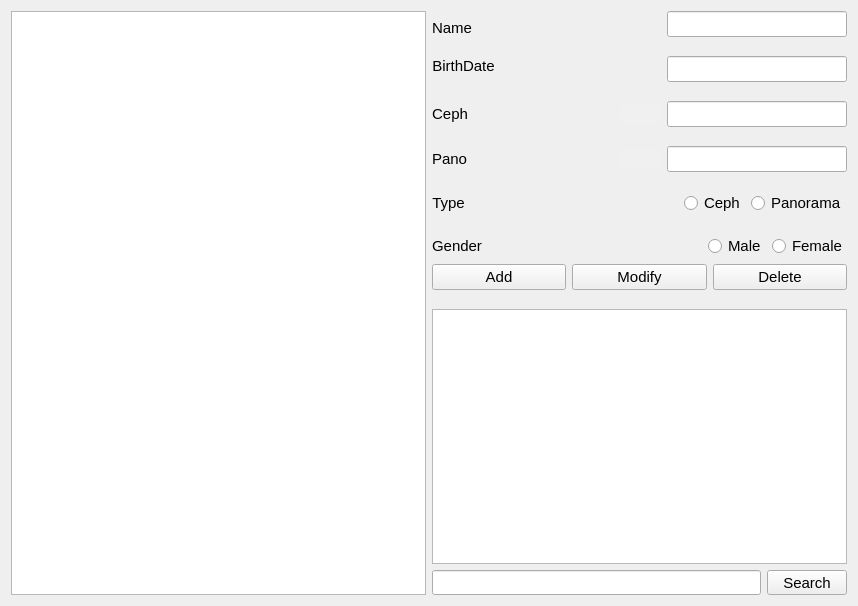
<?xml version="1.0" encoding="UTF-8"?>
<ui version="4.0">
 <class>XrayDB</class>
 <widget class="QWidget" name="XrayDB">
  <property name="geometry">
   <rect>
    <x>0</x>
    <y>0</y>
    <width>858</width>
    <height>606</height>
   </rect>
  </property>
  <property name="font">
   <font>
    <pointsize>11</pointsize>
   </font>
  </property>
  <property name="windowTitle">
   <string>XrayDB</string>
  </property>
  <property name="styleSheet">
   <string notr="true"/>
  </property>
  <layout class="QHBoxLayout" name="horizontalLayout_11">
   <item>
    <layout class="QHBoxLayout" name="horizontalLayout_10">
     <item>
      <widget class="QListWidget" name="personList">
       <property name="minimumSize">
        <size>
         <width>400</width>
         <height>0</height>
        </size>
       </property>
       <property name="alternatingRowColors">
        <bool>true</bool>
       </property>
      </widget>
     </item>
     <item>
      <layout class="QVBoxLayout" name="verticalLayout_9">
       <item>
        <layout class="QVBoxLayout" name="verticalLayout_6">
         <item>
          <layout class="QVBoxLayout" name="verticalLayout_5">
           <item>
            <layout class="QVBoxLayout" name="verticalLayout">
             <item>
              <layout class="QVBoxLayout" name="verticalLayout_8">
               <item>
                <layout class="QVBoxLayout" name="verticalLayout_7">
                 <item>
                  <layout class="QHBoxLayout" name="horizontalLayout_4">
                   <item>
                    <layout class="QVBoxLayout" name="verticalLayout_4">
                     <item>
                      <widget class="QLabel" name="Label">
                       <property name="font">
                        <font>
                         <pointsize>11</pointsize>
                        </font>
                       </property>
                       <property name="text">
                        <string>Name</string>
                       </property>
                       <property name="alignment">
                        <set>Qt::AlignLeading|Qt::AlignLeft|Qt::AlignVCenter</set>
                       </property>
                      </widget>
                     </item>
                     <item>
                      <widget class="QLabel" name="label_2">
                       <property name="font">
                        <font>
                         <pointsize>11</pointsize>
                        </font>
                       </property>
                       <property name="text">
                        <string>BirthDate</string>
                       </property>
                       <property name="alignment">
                        <set>Qt::AlignCenter</set>
                       </property>
                      </widget>
                     </item>
                    </layout>
                   </item>
                   <item>
                    <spacer name="horizontalSpacer_2">
                     <property name="orientation">
                      <enum>Qt::Horizontal</enum>
                     </property>
                     <property name="sizeHint" stdset="0">
                      <size>
                       <width>48</width>
                       <height>20</height>
                      </size>
                     </property>
                    </spacer>
                   </item>
                   <item>
                    <layout class="QVBoxLayout" name="verticalLayout_3">
                     <item>
                      <widget class="QLineEdit" name="nameLineEdit">
                       <property name="minimumSize">
                        <size>
                         <width>180</width>
                         <height>26</height>
                        </size>
                       </property>
                      </widget>
                     </item>
                     <item>
                      <spacer name="verticalSpacer_4">
                       <property name="orientation">
                        <enum>Qt::Vertical</enum>
                       </property>
                       <property name="sizeType">
                        <enum>QSizePolicy::Fixed</enum>
                       </property>
                       <property name="sizeHint" stdset="0">
                        <size>
                         <width>20</width>
                         <height>13</height>
                        </size>
                       </property>
                      </spacer>
                     </item>
                     <item>
                      <widget class="QLineEdit" name="birthDateLineEdit">
                       <property name="minimumSize">
                        <size>
                         <width>180</width>
                         <height>26</height>
                        </size>
                       </property>
                      </widget>
                     </item>
                    </layout>
                   </item>
                  </layout>
                 </item>
                 <item>
                  <spacer name="verticalSpacer_6">
                   <property name="orientation">
                    <enum>Qt::Vertical</enum>
                   </property>
                   <property name="sizeType">
                    <enum>QSizePolicy::Fixed</enum>
                   </property>
                   <property name="sizeHint" stdset="0">
                    <size>
                     <width>20</width>
                     <height>13</height>
                    </size>
                   </property>
                  </spacer>
                 </item>
                 <item>
                  <layout class="QHBoxLayout" name="horizontalLayout_6">
                   <item>
                    <widget class="QLabel" name="label_3">
                     <property name="font">
                      <font>
                       <pointsize>11</pointsize>
                      </font>
                     </property>
                     <property name="text">
                      <string>Ceph</string>
                     </property>
                     <property name="alignment">
                      <set>Qt::AlignCenter</set>
                     </property>
                    </widget>
                   </item>
                   <item>
                    <spacer name="horizontalSpacer_5">
                     <property name="orientation">
                      <enum>Qt::Horizontal</enum>
                     </property>
                     <property name="sizeHint" stdset="0">
                      <size>
                       <width>48</width>
                       <height>20</height>
                      </size>
                     </property>
                    </spacer>
                   </item>
                   <item>
                    <layout class="QHBoxLayout" name="horizontalLayout_5">
                     <item>
                      <widget class="QPushButton" name="filePushButton">
                       <property name="maximumSize">
                        <size>
                         <width>40</width>
                         <height>16777215</height>
                        </size>
                       </property>
                       <property name="styleSheet">
                        <string notr="true">QPushButton{
background-color:rgb(240,240,240);
border:none;
}
QPushButton:hover
{
border: 1px solid red;
background-color: rgb(103, 104, 114);
}
QPushButton:pressed
{
background-color: rgb(35,190,212);
color: rgb(255, 255, 255);
}</string>
                       </property>
                       <property name="text">
                        <string/>
                       </property>
                      </widget>
                     </item>
                     <item>
                      <widget class="QLineEdit" name="directoryLineEdit">
                       <property name="minimumSize">
                        <size>
                         <width>180</width>
                         <height>26</height>
                        </size>
                       </property>
                       <property name="readOnly">
                        <bool>true</bool>
                       </property>
                      </widget>
                     </item>
                    </layout>
                   </item>
                  </layout>
                 </item>
                </layout>
               </item>
               <item>
                <spacer name="verticalSpacer_5">
                 <property name="orientation">
                  <enum>Qt::Vertical</enum>
                 </property>
                 <property name="sizeType">
                  <enum>QSizePolicy::Fixed</enum>
                 </property>
                 <property name="sizeHint" stdset="0">
                  <size>
                   <width>20</width>
                   <height>13</height>
                  </size>
                 </property>
                </spacer>
               </item>
               <item>
                <layout class="QHBoxLayout" name="horizontalLayout_7">
                 <item>
                  <widget class="QLabel" name="label_6">
                   <property name="font">
                    <font>
                     <pointsize>11</pointsize>
                    </font>
                   </property>
                   <property name="text">
                    <string>Pano</string>
                   </property>
                   <property name="alignment">
                    <set>Qt::AlignCenter</set>
                   </property>
                  </widget>
                 </item>
                 <item>
                  <spacer name="horizontalSpacer_6">
                   <property name="orientation">
                    <enum>Qt::Horizontal</enum>
                   </property>
                   <property name="sizeHint" stdset="0">
                    <size>
                     <width>48</width>
                     <height>20</height>
                    </size>
                   </property>
                  </spacer>
                 </item>
                 <item>
                  <layout class="QHBoxLayout" name="horizontalLayout_8">
                   <item>
                    <widget class="QPushButton" name="filePushButton2">
                     <property name="maximumSize">
                      <size>
                       <width>40</width>
                       <height>16777215</height>
                      </size>
                     </property>
                     <property name="styleSheet">
                      <string notr="true">QPushButton{
background-color:rgb(240,240,240);
border:none;
}
QPushButton:hover
{
border: 1px solid red;
background-color: rgb(103, 104, 114);
}
QPushButton:pressed
{
background-color: rgb(35,190,212);
color: rgb(255, 255, 255);
}</string>
                     </property>
                     <property name="text">
                      <string/>
                     </property>
                    </widget>
                   </item>
                   <item>
                    <widget class="QLineEdit" name="directoryLineEdit_2">
                     <property name="minimumSize">
                      <size>
                       <width>180</width>
                       <height>26</height>
                      </size>
                     </property>
                     <property name="readOnly">
                      <bool>true</bool>
                     </property>
                    </widget>
                   </item>
                  </layout>
                 </item>
                </layout>
               </item>
              </layout>
             </item>
             <item>
              <spacer name="verticalSpacer_7">
               <property name="orientation">
                <enum>Qt::Vertical</enum>
               </property>
               <property name="sizeType">
                <enum>QSizePolicy::Fixed</enum>
               </property>
               <property name="sizeHint" stdset="0">
                <size>
                 <width>20</width>
                 <height>13</height>
                </size>
               </property>
              </spacer>
             </item>
             <item>
              <layout class="QHBoxLayout" name="horizontalLayout_9">
               <item>
                <widget class="QLabel" name="label_4">
                 <property name="font">
                  <font>
                   <pointsize>11</pointsize>
                  </font>
                 </property>
                 <property name="text">
                  <string>Type</string>
                 </property>
                 <property name="alignment">
                  <set>Qt::AlignCenter</set>
                 </property>
                </widget>
               </item>
               <item>
                <spacer name="horizontalSpacer_3">
                 <property name="orientation">
                  <enum>Qt::Horizontal</enum>
                 </property>
                 <property name="sizeHint" stdset="0">
                  <size>
                   <width>48</width>
                   <height>20</height>
                  </size>
                 </property>
                </spacer>
               </item>
               <item>
                <widget class="QRadioButton" name="cephRadioButton">
                 <property name="font">
                  <font>
                   <pointsize>11</pointsize>
                  </font>
                 </property>
                 <property name="text">
                  <string>Ceph</string>
                 </property>
                 <property name="iconSize">
                  <size>
                   <width>15</width>
                   <height>12</height>
                  </size>
                 </property>
                </widget>
               </item>
               <item>
                <widget class="QRadioButton" name="panoramaRadioButton">
                 <property name="font">
                  <font>
                   <pointsize>11</pointsize>
                  </font>
                 </property>
                 <property name="text">
                  <string>Panorama</string>
                 </property>
                 <property name="iconSize">
                  <size>
                   <width>15</width>
                   <height>12</height>
                  </size>
                 </property>
                </widget>
               </item>
              </layout>
             </item>
            </layout>
           </item>
           <item>
            <spacer name="verticalSpacer_10">
             <property name="orientation">
              <enum>Qt::Vertical</enum>
             </property>
             <property name="sizeType">
              <enum>QSizePolicy::Minimum</enum>
             </property>
             <property name="sizeHint" stdset="0">
              <size>
               <width>20</width>
               <height>13</height>
              </size>
             </property>
            </spacer>
           </item>
           <item>
            <layout class="QHBoxLayout" name="horizontalLayout_2">
             <item>
              <widget class="QLabel" name="label_5">
               <property name="font">
                <font>
                 <pointsize>11</pointsize>
                </font>
               </property>
               <property name="text">
                <string>Gender</string>
               </property>
               <property name="alignment">
                <set>Qt::AlignCenter</set>
               </property>
              </widget>
             </item>
             <item>
              <spacer name="horizontalSpacer_4">
               <property name="orientation">
                <enum>Qt::Horizontal</enum>
               </property>
               <property name="sizeHint" stdset="0">
                <size>
                 <width>48</width>
                 <height>20</height>
                </size>
               </property>
              </spacer>
             </item>
             <item>
              <widget class="QRadioButton" name="maleRadioButton">
               <property name="font">
                <font>
                 <pointsize>11</pointsize>
                </font>
               </property>
               <property name="text">
                <string>Male</string>
               </property>
               <property name="iconSize">
                <size>
                 <width>15</width>
                 <height>12</height>
                </size>
               </property>
              </widget>
             </item>
             <item>
              <widget class="QRadioButton" name="femaleRadioButton">
               <property name="font">
                <font>
                 <pointsize>11</pointsize>
                </font>
               </property>
               <property name="text">
                <string>Female</string>
               </property>
               <property name="iconSize">
                <size>
                 <width>15</width>
                 <height>12</height>
                </size>
               </property>
              </widget>
             </item>
            </layout>
           </item>
          </layout>
         </item>
         <item>
          <layout class="QHBoxLayout" name="horizontalLayout">
           <item>
            <widget class="QPushButton" name="addPushButton">
             <property name="text">
              <string>Add</string>
             </property>
            </widget>
           </item>
           <item>
            <widget class="QPushButton" name="modifyPushButton">
             <property name="text">
              <string>Modify</string>
             </property>
            </widget>
           </item>
           <item>
            <widget class="QPushButton" name="deletePushButton">
             <property name="text">
              <string>Delete</string>
             </property>
            </widget>
           </item>
          </layout>
         </item>
        </layout>
       </item>
       <item>
        <spacer name="verticalSpacer_8">
         <property name="orientation">
          <enum>Qt::Vertical</enum>
         </property>
         <property name="sizeType">
          <enum>QSizePolicy::Fixed</enum>
         </property>
         <property name="sizeHint" stdset="0">
          <size>
           <width>20</width>
           <height>13</height>
          </size>
         </property>
        </spacer>
       </item>
       <item>
        <layout class="QVBoxLayout" name="verticalLayout_2">
         <item>
          <widget class="QListWidget" name="searchWidget"/>
         </item>
         <item>
          <layout class="QHBoxLayout" name="horizontalLayout_3">
           <item>
            <widget class="QLineEdit" name="searchLineEdit">
             <property name="sizePolicy">
              <sizepolicy hsizetype="Minimum" vsizetype="Minimum">
               <horstretch>0</horstretch>
               <verstretch>0</verstretch>
              </sizepolicy>
             </property>
             <property name="minimumSize">
              <size>
               <width>80</width>
               <height>18</height>
              </size>
             </property>
             <property name="font">
              <font>
               <pointsize>12</pointsize>
              </font>
             </property>
            </widget>
           </item>
           <item>
            <widget class="QPushButton" name="searchPushButton">
             <property name="minimumSize">
              <size>
               <width>0</width>
               <height>25</height>
              </size>
             </property>
             <property name="maximumSize">
              <size>
               <width>80</width>
               <height>25</height>
              </size>
             </property>
             <property name="text">
              <string>Search</string>
             </property>
            </widget>
           </item>
          </layout>
         </item>
        </layout>
       </item>
      </layout>
     </item>
    </layout>
   </item>
  </layout>
 </widget>
 <resources/>
 <connections/>
</ui>
